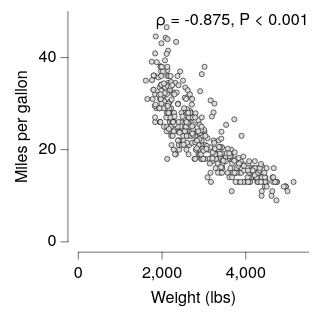

Express this chart as Vega-Lite.
### Vega-Lite specification from a JSON file in a GitHub repository (floating-point values rounded to 4 significant figures; data arrays with more than 128 entries replaced by an {"elided": "..."} marker saying what was removed)
{"background": null, "config": {"arc": {"fill": "#DBDBDB", "fillOpacity": 1.0, "innerRadius": 25.0, "padAngle": 0.03, "stroke": "black", "strokeOpacity": 1, "strokeWidth": 0.25}, "area": {"fill": "#DBDBDB", "fillOpacity": 1.0, "stroke": "black", "strokeOpacity": 1, "strokeWidth": 0.25}, "axis": {"domain": true, "domainCap": "round", "domainColor": "black", "domainWidth": 0.25, "grid": false, "gridCap": "round", "gridColor": "#F1F1F1", "gridDash": [0, 0], "gridOpacity": 1.0, "gridWidth": 0.25, "labelColor": "black", "labelFont": "HelveticaNeue", "labelFontSize": 7, "labelFontStyle": "normal", "labelFontWeight": 400, "offset": 4.5, "ticks": true, "tickCap": "round", "tickColor": "black", "tickRound": false, "tickSize": 3, "tickWidth": 0.25, "titleColor": "black", "titleFont": "HelveticaNeue", "titleFontSize": 7, "titleFontStyle": "normal", "titleFontWeight": 400}, "axisX": {"domain": true, "labelAlign": "center", "labelAngle": 0, "labels": true, "ticks": true, "translate": 0}, "axisY": {"domain": true, "labelAlign": "right", "labelAngle": 0, "labels": true, "ticks": true, "translate": 0}, "axisRight": {"domain": true, "labelAlign": "left", "labelAngle": 0, "labels": true, "ticks": true, "translate": 0}, "axisTop": {"domain": true, "labelAlign": "center", "labelAngle": 0, "labels": true, "ticks": true, "translate": 0}, "axisBand": {"tickOffset": 0}, "bar": {"fill": "#DBDBDB", "fillOpacity": 1.0, "stroke": "black", "strokeOpacity": 1, "strokeWidth": 0.25}, "boxplot": {"size": 9.0, "ticks": {"cornerRadius": 0.25, "fill": "black", "size": 4.5, "thickness": 0.25}, "box": {"fillOpacity": 1.0, "stroke": "black", "strokeOpacity": 1, "strokeWidth": 0.25}, "median": {"fill": "black", "fillOpacity": 1.0, "size": 9.0, "thickness": 0.25}, "rule": {"fill": "black", "fillOpacity": 1.0, "size": 10.0, "stroke": "black", "strokeDash": [0, 0], "strokeOpacity": 1, "strokeWidth": 0.25}, "outliers": {"color": "black", "fill": "black", "fillOpacity": 1.0, "size": 0, "stroke": "black", "strokeOpacity": 1, "strokeWidth": 0.25}}, "circle": {"fill": "black", "fillOpacity": 1.0, "size": 0.5, "stroke": null, "strokeOpacity": 1, "strokeWidth": 0.25}, "errorband": {"band": {"fillOpacity": 0.6, "stroke": null, "strokeWidth": 0.25, "strokeOpacity": 1}, "borders": {"opacity": 0, "strokeOpacity": 0.25, "strokeWidth": 1}}, "errorbar": {"opacity": 1, "rule": {"strokeDash": [0, 0], "strokeWidth": 0.5}, "ticks": {"color": "black", "cornerRadius": 0.25, "opacity": 1, "size": 6.0, "thickness": 0.5}, "thickness": 0.5}, "font": "HelveticaNeue", "geoshape": {"fill": "#DBDBDB", "fillOpacity": 1.0, "stroke": "black", "strokeOpacity": 1, "strokeWidth": 0.25}, "header": {"labelColor": "black", "labelFont": "HelveticaNeue", "labelFontSize": 7, "labelFontStyle": "normal", "labelFontWeight": 400, "titleColor": "black", "titleFont": "HelveticaNeue", "titleFontSize": 7, "titleFontStyle": "normal", "titleFontWeight": 400, "titlePadding": 0}, "legend": {"disable": false, "offset": 4.5, "gradientLength": 50.0, "gradientThickness": 5.0, "gradientOpacity": 1.0, "gradientStrokeColor": "black", "gradientStrokeWidth": 0.25, "labelColor": "black", "labelFont": "HelveticaNeue", "labelFontSize": 7, "labelFontStyle": "normal", "labelFontWeight": 400, "strokeColor": "black", "strokeWidth": 0, "symbolSize": 42, "symbolStrokeColor": "black", "symbolStrokeWidth": 0.25, "titleColor": "black", "titleFont": "HelveticaNeue", "titleFontSize": 7, "titleFontStyle": "normal", "titleFontWeight": 400}, "line": {"color": "black", "stroke": "black", "strokeCap": "round", "strokeDash": [0, 0], "strokeOpacity": 1, "strokeWidth": 0.375}, "point": {"filled": true, "fill": "#DBDBDB", "fillOpacity": 1.0, "size": 5.0, "stroke": "black", "strokeOpacity": 1, "strokeWidth": 0.25}, "range": {"category": ["#C6D9F1", "#F1C9CB", "#FEF0B9", "#CEE37A", "#7AA8E0", "#E589A3", "#FDDD5D", "#68B961", "#4177B1", "#C35082", "#E5C227", "#438156"], "diverging": {"scheme": ["#C35082", "#CE6D94", "#D989A7", "#E2A4BA", "#EABFCE", "#F1DBE2", "#F6F6F6", "#D7E0EB", "#B9CBE0", "#9BB6D5", "#7DA1C9", "#5F8CBD", "#4177B1"]}, "heatmap": {"scheme": ["#DFE9F7", "#C6D9F1", "#ADC8EC", "#94B8E6", "#7AA8E0", "#6097DA", "#4D87CA", "#4177B1", "#386898", "#2F597F", "#264A69", "#1D3A58"]}, "ordinal": {"scheme": ["#F1F1F1", "#DBDBDB", "#C6C6C6", "#B2B2B2", "#9D9D9D", "#898989", "#767676", "#636363", "#515151", "#404040", "#2F2F2F", "#1F1F1F"]}, "ramp": {"scheme": ["#DFE9F7", "#C6D9F1", "#ADC8EC", "#94B8E6", "#7AA8E0", "#6097DA", "#4D87CA", "#4177B1", "#386898", "#2F597F", "#264A69", "#1D3A58"]}}, "rule": {"color": "black", "stroke": "black", "strokeCap": "round", "strokeDash": [2, 2], "strokeOpacity": 1, "strokeWidth": 0.25}, "scale": {"bandPaddingInner": 0.1, "bandPaddingOuter": 0.1, "round": false}, "rect": {"fill": "#DBDBDB", "fillOpacity": 1.0, "stroke": "black", "strokeOpacity": 1, "strokeWidth": 0.25}, "square": {"fill": "#DBDBDB", "fillOpacity": 1.0, "size": 10.0, "stroke": "black", "strokeOpacity": 1, "strokeWidth": 0.25}, "text": {"color": "black", "font": "HelveticaNeue", "fontSize": 7, "fontStyle": "normal", "fontWeight": 400}, "title": {"anchor": "middle", "frame": "group", "color": "black", "font": "HelveticaNeue", "fontSize": 7, "fontStyle": "normal", "fontWeight": 400, "subtitleColor": "black", "subtitleFont": "HelveticaNeue", "subtitleFontSize": "HelveticaNeue", "subtitleFontStyle": "normal", "subtitleFontWeight": 400}, "view": {"continuousWidth": 100, "continuousHeight": 100, "discreteWidth": 100, "discreteHeight": 100, "fill": null, "stroke": null, "strokeWidth": 0.25}}, "layer": [{"data": {"name": "data-84942684f44a0939f6e50b33ec91a880"}, "mark": {"type": "point"}, "encoding": {"x": {"field": "Weight_in_lbs", "title": "Weight (lbs)", "type": "quantitative"}, "y": {"field": "Miles_per_Gallon", "title": "Miles per gallon", "type": "quantitative"}}}, {"layer": [{"mark": {"type": "text", "align": "right", "angle": 0, "baseline": "top", "dx": 0, "dy": 0, "fontSize": 7, "opacity": 1.0}, "encoding": {"text": {"value": "ρ = -0.875, P < 0.001"}, "x": {"value": 100}, "y": {"value": 0}}}], "data": {"values": [{"__dysonsphere__": 1}]}, "name": "__dysonsphere_d851b4cc00c66c37_15"}], "$schema": "https://vega.github.io/schema/vega-lite/v6.4.1.json", "datasets": {"data-84942684f44a0939f6e50b33ec91a880": {"elided": "398 records"}}}
